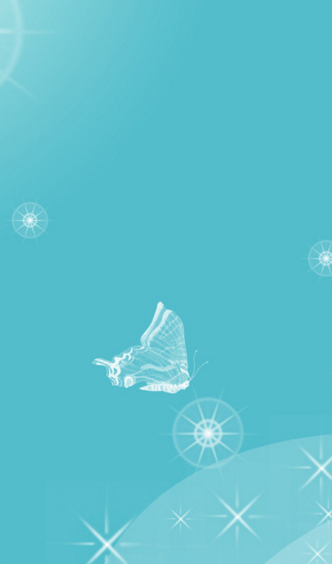
#> input picture openCV_practice/4. 顔認識/picture1.png, 332 x 564 px
$ python test3.py
#> lines starting #> are read from the running program, lines starting #| are printed output that depends on the picture
import cv2 as cv

# 画像読み取り
img = cv.imread("picture1.png")
#> img is the input picture: shape (564, 332, 3); mean B, G, R 206.2, 193.3, 94.1

# 四角を書く
cv.rectangle(img, (100,100), (200,200), (0,0,255), 2)

# 円を描く
cv.circle(img, (100,300), 50, (0,255,200), 2)
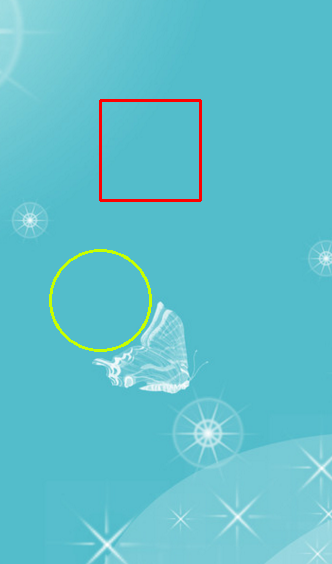
#> img: shape (564, 332, 3); mean B, G, R 203.9, 192.4, 95.8

# 画像を表示
cv.imshow("img", img)

# 画像表示をキープ  'q'を押すと終了
while True:
    if ord('q') == cv.waitKey(0):
#> (key q is pressed here)
        break

# 画像を閉じる
cv.destroyAllWindows
